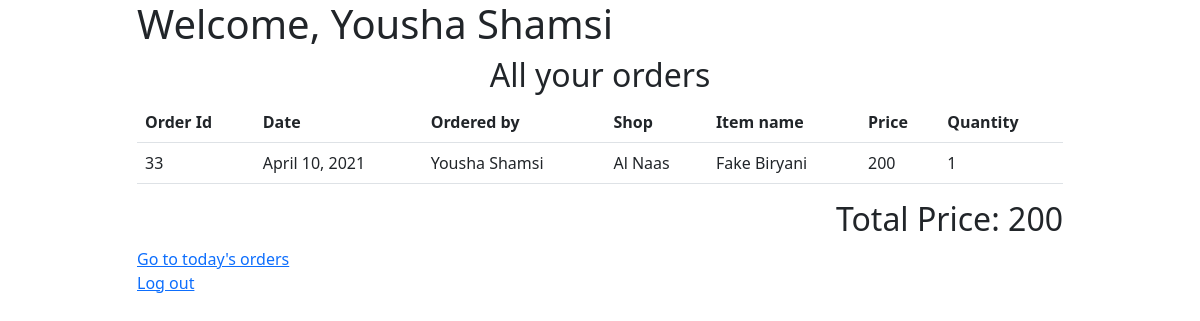
/khana/all_my_orders (signed in), run on the app's committed database.
### khana/models.py (models this page shows, shortened)
class Order(models.Model):
    quantity = models.IntegerField()
    date_id = models.ForeignKey(Date, on_delete=models.CASCADE, related_name="dates")
    user_id = models.ForeignKey(User, on_delete=models.CASCADE, related_name="users")
    item_id = models.ForeignKey(FoodItem, on_delete=models.DO_NOTHING, related_name="foods")

class Date(models.Model):
    date = models.DateField()

class FoodItem(models.Model):
    name = models.CharField(max_length=64)
    price = models.IntegerField()
    shop = models.ForeignKey(Shop, on_delete=models.CASCADE, related_name="shops")

class Shop(models.Model):
    name = models.CharField(max_length=64)
    def __str__(self):
        return f'{self.name}'

### khana/views.py (the view)
# urls.py: path('all_my_orders', views.all_my_orders, name='all_my_orders'),
def all_my_orders(request):
    if not request.user.is_authenticated:
        return HttpResponseRedirect(reverse('login'))
    my_orders = Order.objects.filter(user_id=request.user.id)
    sum_price = sum(o.item_id.price * o.quantity for o in my_orders)
    return render(request, 'khana/all.html', {
        'orders': my_orders.order_by('-pk'),
        'sum': sum_price,
    })

### khana/templates/khana/all.html
{% extends "khana/layout.html" %}
{% load khana_square %}
{% block body %}
    <h1>Welcome, {{ request.user.first_name }} {{ request.user.last_name }}</h1>
    {% if orders %}
        <h2 class="text-center">All your orders</h2>
            <table class="table">
                <tr>
                    <th>Order Id</th>
                    <th>Date</th>
                    <th>Ordered by</th>
                    <th>Shop</th>
                    <th>Item name</th>
                    <th>Price</th>
                    <th>Quantity</th>
                </tr>
                {% for order in orders %}
                <tr>
                    <td>{{ order.id }}</td>
                    <td>{{ order.date_id.date }}</td>
                    <td>{{ order.user_id.first_name }} {{ order.user_id.last_name }}</td>
                    <td>{{ order.item_id.shop }}</td>
                    <td>{{ order.item_id.name }}</td>
                    <td>{{ order.item_id.price }}</td>
                    <td>{{ order.quantity }}</td>
                </tr>
                {% endfor %}
            </table>
    <h2 style="text-align: right">Total Price: {{ sum }}</h2>
    {% else %}
    <h1>NO ORDERS YET!</h1>
    {% endif %}
        <a href="{% url 'todays_orders' %}">Go to today's orders</a>
    <br>
    <a href="{% url 'logout' %}">Log out</a>
{% endblock %}

### data on the page
Order: id "33", date_id "April 10, 2021", user_id.first_name "Yousha", user_id.last_name "Shamsi", item_id.shop "Al Naas", item_id.name "Fake Biryani", item_id.price "200", quantity "1"

### other printed values
{{ sum }} "200"
